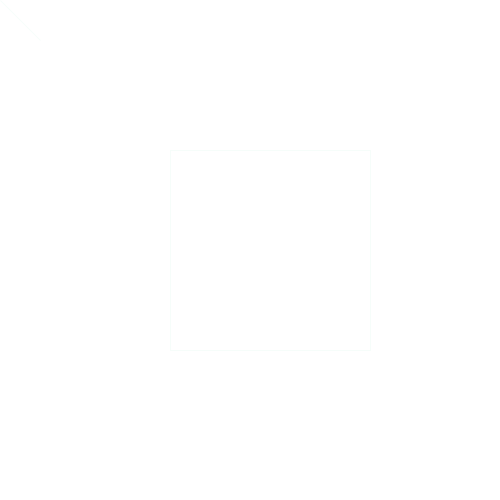
Frame 1 (no input)
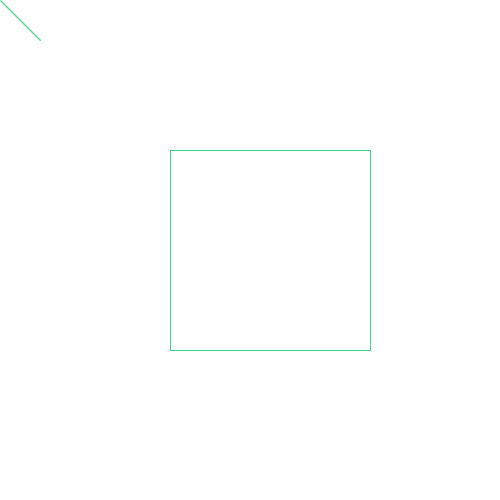
Frame 60 (the mouse pressed at the canvas centre just before this capture)
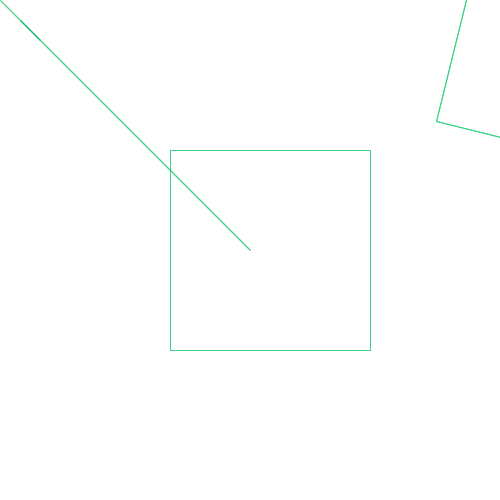
Frame 120 (the mouse held since frame 60 and released just before this capture)

The Processing sketch that drew these frames (run headless with seeded random() and noise(); from frame 60 on, the mouse is pressed at the canvas centre):

// Processing sketch: processing_151448
// ── processing_151448.pde

void setup()
{
size(500, 500);
background(255);
noFill();
}
void draw()
{
//background(255);
translate(width/2, height/2);
rectMode(CENTER);
rotate(mouseX);
pushMatrix();
stroke(0, 200, 100,random(15));
rect(mouseX+20, mouseY, 200,200);
translate(-100, 0);
popMatrix();
resetMatrix();
triangle(mouseX, mouseY, 20,20, 40, 40);
//get Koordinaten
println(mouseX);
println(mouseY);
}
